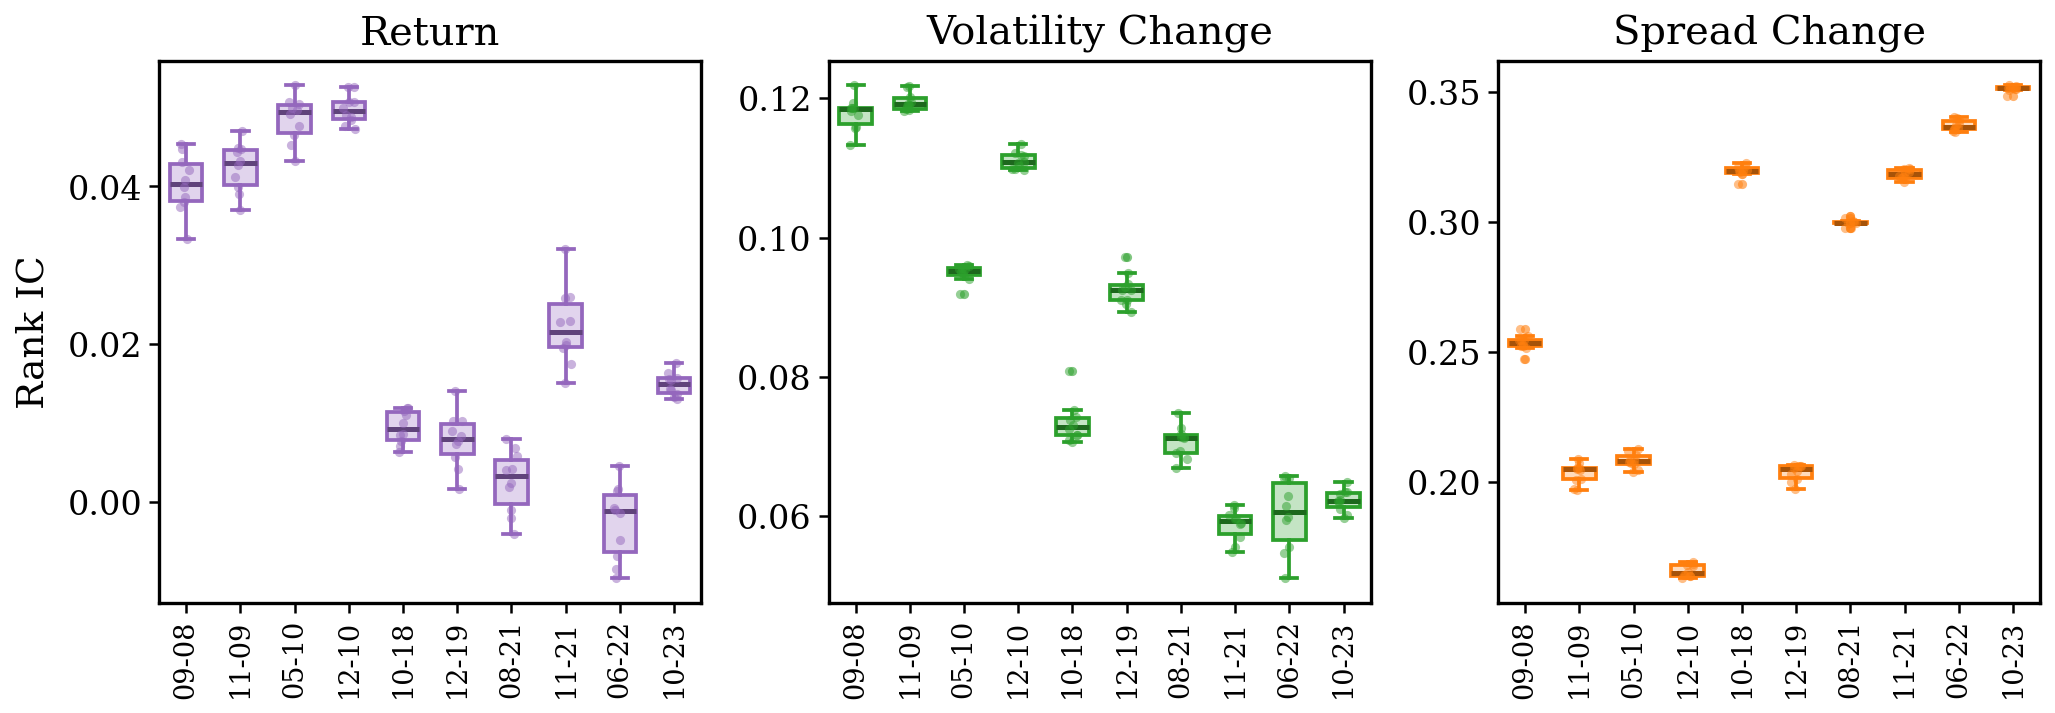

Source code (Python):
"""Seed spread per month, as boxes: is the IC a property of the month or the seed?

One panel per task, and within a panel one BOX PER TRAINING MONTH, each box the
distribution over seeds of that month's head IC. It answers the question by eye
and without an estimator: if the boxes sit far apart and are individually short,
the month moves the number and the seed does not.

A box is drawn only when a month has at least ``--min-seeds`` scored seeds. The
per-month seed counts are PRINTED rather than drawn: a "n=10" under every tick
is nine-tenths redundant ink on a full sweep, and the one case it guards
against -- a half-filled month reading as a tight one -- is caught by the
stdout line, which names every month short of the fullest one on the panel.

THE HEAD, NOT THE PROBE. These runs score head-only (POST_TRAIN_PROBE=0), so
there is no ``xs_ic/<task>`` key to read; ``--readout probe`` still works for an
older tree that has one.

THE CHECKPOINT TREE IS THE GENERATION. Its suffix is the commit the sweep was
submitted at, so generations cannot be mixed by accident, and there is no
default that spans them -- see variance_decomp.py. This defaults to the NEWEST
variance-decomp tree on disk rather than a pinned one, because a figure that
names a fixed tree is how a figure goes stale.

THE RANDOM VIT BESIDE EACH BOX (--random-vit, a second figure). The untrained
floor of Table 1: the three random-init seeds, each a ridge probe on the
six-month pool read at the last token (plots/core/probe_fit_table.py), on the
box's EVAL month -- the month after the training month on the tick. Its three
seeds are drawn as black dots with a bar at their mean, just right of the box.
The two are not the same readout -- the boxes are the trained head, the floor
is a probe -- so the gap reads as "what training bought over an untrained
encoder that a probe can already exploit", the same comparison Table 1 makes.

Usage::

    uv run plots/variance_decomp/variance_decomp_boxes.py
    uv run plots/variance_decomp/variance_decomp_boxes.py --random-vit
    uv run plots/variance_decomp/variance_decomp_boxes.py --ckpt-root <dir>
"""
from __future__ import annotations

import argparse
import sys
from pathlib import Path

import numpy as np
import matplotlib
matplotlib.use("Agg")
import matplotlib.pyplot as plt

_HERE = Path(__file__).resolve().parent
sys.path.insert(0, str(_HERE))
sys.path.insert(0, str(_HERE.parent))

from variance_decomp import collect  # noqa: E402
from style import (  # noqa: E402
    COMPACT_RC_PARAMS,
    SERIES_STYLES,
    WIDTH_FULL,
    apply_style,
    save_figure,
    set_two_decimal_yticks,
)

CKPT_PARENT = Path("lab/market-jepa-checkpoints")
# (checkpoint series, xs_ic task, style key). The style key is what ties this
# figure to the rest of the paper: the panel's colour and its title both come
# from SERIES_STYLES, so a task keeps the hue it has in
# plots/full_data_multihead -- return purple, vol green, spread orange.
TASKS = [
    ("vd_supervised_return", "return_900", "supervised_return"),
    ("vd_supervised_vol_change", "volatility_change_900", "supervised_vol"),
    ("vd_supervised_spread_change", "spread_change_900", "supervised_spread"),
]

# Panel titles come from SERIES_STYLES, except where a panel here is wide
# enough for the name spelled out. The abbreviation exists for the stacked
# rows of plots/full_data_multihead, which are a fifth of the height.
TITLES = {"supervised_vol": "Volatility Change"}


def _mix(color: str, other: str, w: float):
    """``color`` blended ``w`` of the way toward ``other`` in RGB."""
    import matplotlib.colors as mcolors
    a = np.asarray(mcolors.to_rgb(color))
    b = np.asarray(mcolors.to_rgb(other))
    return tuple((1.0 - w) * a + w * b)


def newest_tree(parent: Path) -> Path:
    """The most recently modified variance-decomp checkpoint tree."""
    trees = [p for p in parent.glob("variance-decomp-*") if p.is_dir()]
    if not trees:
        raise SystemExit(f"no variance-decomp-* tree under {parent}")
    return max(trees, key=lambda p: p.stat().st_mtime)


FLOOR_SEEDS = ("randinit_s42", "randinit_s43", "randinit_s44")
FLOOR_ALPHA = 10.0  # probe_fit_table's default ridge alpha


def next_month(ym: str) -> str:
    y, m = int(ym[:4]), int(ym[5:7])
    return f"{y + m // 12:04d}-{m % 12 + 1:02d}"


def load_floor() -> dict:
    """``{task: {eval_month: [ic per seed]}}`` for the Random ViT, read through
    Table 1's own loader so the two can never disagree."""
    sys.path.insert(0, str(_HERE.parent / "core"))
    import probe_fit_table as pft  # noqa: E402
    ics, *_ = pft.load_results(FLOOR_ALPHA)
    out: dict = {}
    for seed in FLOOR_SEEDS:
        for task, by_month in ics.get(seed, {}).items():
            for ym, v in by_month.items():
                out.setdefault(task, {}).setdefault(ym, []).append(v)
    return out


def main() -> None:
    ap = argparse.ArgumentParser(description=__doc__)
    ap.add_argument("--ckpt-root", default=None,
                    help="default: the newest variance-decomp-* tree on disk")
    ap.add_argument("--readout", choices=("head", "probe"), default="head")
    ap.add_argument("--min-seeds", type=int, default=2)
    ap.add_argument("--random-vit", action="store_true",
                    help="draw the Random ViT floor beside each box "
                         "(default out: variance_decomp_boxes_floor.png)")
    ap.add_argument("--minus-random-vit", action="store_true",
                    help="boxes only, each month minus its Random ViT mean, on "
                         "the raw figure's y span "
                         "(default out: variance_decomp_boxes_minus_floor.png)")
    ap.add_argument("--out", default=None)
    a = ap.parse_args()
    if a.random_vit and a.minus_random_vit:
        ap.error("--random-vit and --minus-random-vit are separate figures")
    if a.out is None:
        a.out = str(_HERE / ("variance_decomp_boxes_floor.png" if a.random_vit
                             else "variance_decomp_boxes_minus_floor.png"
                             if a.minus_random_vit
                             else "variance_decomp_boxes.png"))

    root = Path(a.ckpt_root) if a.ckpt_root else newest_tree(CKPT_PARENT)
    # collect() keys its metric as xs_<metric>/<task>; the head lives under
    # xs_ic/head:<task>, so the task name carries the prefix.
    data = collect(root, metric="ic")
    print(f"reading {root}")
    floor = load_floor() if a.random_vit or a.minus_random_vit else {}
    # With the floor beside it a box gives up half its slot: box left of the
    # tick, floor right of it, the tick between the pair.
    box_dx, floor_dx = (-0.18, 0.2) if a.random_vit else (0.0, 0.0)
    missing: list[str] = []

    apply_style(extra=COMPACT_RC_PARAMS)
    fig, axes = plt.subplots(1, 3, figsize=(WIDTH_FULL, WIDTH_FULL * 0.36))
    any_box = False
    short: list[str] = []
    for ax, (series, task, style_key) in zip(axes, TASKS):
        style = SERIES_STYLES[style_key]
        color = style["color"]
        # One hue per panel, three weights of it: a pale fill so the box reads
        # as an interval rather than a bar, the hue itself on the outline and
        # the seed dots, and a darkened hue on the median so it stays legible
        # against the fill.
        fill = _mix(color, "white", 0.72)
        dark = _mix(color, "black", 0.35)
        key = f"head:{task}" if a.readout == "head" else task
        by_month = data.get((series, key)) or {}
        months = sorted(m for m, seeds in by_month.items()
                        if len(seeds) >= a.min_seeds)
        title = TITLES.get(style_key, style["label"])
        if not months:
            ax.set_title(f"{title}\nno months with >= "
                         f"{a.min_seeds} seeds yet")
            ax.set_xticks([])
            continue
        any_box = True
        if a.minus_random_vit:
            # A month with no floor cannot be put on this scale; drop it and
            # say so rather than plot it raw beside subtracted ones.
            lost = [m for m in months
                    if not floor.get(task, {}).get(next_month(m))]
            missing += [f"{style_key} {m}" for m in lost]
            months = [m for m in months if m not in lost]
            raw = [v for m in months for v in by_month[m].values()]
            base = {m: float(np.mean(floor[task][next_month(m)]))
                    for m in months}
            vals = [[by_month[m][s] - base[m] for s in sorted(by_month[m])]
                    for m in months]
        else:
            vals = [[by_month[m][s] for s in sorted(by_month[m])]
                    for m in months]
        pos = [i + box_dx for i in range(1, len(months) + 1)]
        bp = ax.boxplot(vals, positions=pos,
                        widths=0.32 if a.random_vit else 0.6,
                        patch_artist=True,
                        medianprops=dict(color=dark, lw=1.2),
                        whiskerprops=dict(color=color, lw=0.9),
                        capprops=dict(color=color, lw=0.9),
                        flierprops=dict(marker="o", ms=2.2, mfc=color,
                                        mec="none", alpha=0.6))
        for patch in bp["boxes"]:
            patch.set(facecolor=fill, edgecolor=color, lw=0.9)
        # Every seed as a dot: a box over ten points hides how they stack.
        for i, v in enumerate(vals, start=1):
            jitter = (np.random.RandomState(i).rand(len(v)) - 0.5) * (
                0.12 if a.random_vit else 0.22)
            ax.plot(i + box_dx + jitter, v, "o", ms=2.2, color=color,
                    alpha=0.5, mec="none", zorder=3)
        if a.random_vit:
            fc = SERIES_STYLES["randinit"]["color"]
            for i, m in enumerate(months, start=1):
                fv = floor.get(task, {}).get(next_month(m))
                if not fv:
                    missing.append(f"{style_key} {m}")
                    continue
                x = i + floor_dx
                ax.plot([x - 0.1, x + 0.1], [np.mean(fv)] * 2, color=fc,
                        lw=1.2, zorder=4)
                ax.plot(x + np.linspace(-0.05, 0.05, len(fv)), fv, "o",
                        ms=2.2, color=fc, alpha=0.6, mec="none", zorder=4)
            ax.set_xlim(0.45, len(months) + 0.55)
        ax.set_xticks(range(1, len(months) + 1))
        # MM-YY, and vertical: nine of them share a panel a little over two
        # inches wide, so anything rotated less than 90 degrees either overlaps
        # its neighbour or eats the height the boxes need.
        ax.set_xticklabels([f"{m[5:7]}-{m[2:4]}" for m in months],
                           rotation=90, fontsize=6.5)
        ax.tick_params(axis="both", length=2.5, width=0.6, pad=1.5)
        ax.set_title(title, pad=4)
        # nbins=5 is a CEILING on intervals and this ladder has no step
        # between 0.02 and 0.05, so 4 would round the spread panel up to a
        # 0.1 step -- two ticks, and the only panel labelled to one decimal.
        if a.minus_random_vit:
            # THE RAW FIGURE'S Y SPAN, re-centred. Autoscaling would stretch
            # the subtracted boxes to fill the panel and hide the very
            # reduction this figure exists to show; same span means the
            # same inches per unit of IC as variance_decomp_boxes.png.
            lo, hi = min(raw), max(raw)
            pad = 0.05 * (hi - lo)
            flat = [v for vs in vals for v in vs]
            mid = 0.5 * (min(flat) + max(flat))
            half = 0.5 * (hi - lo) + pad
            ax.set_ylim(mid - half, mid + half)
            ax.axhline(0.0, color=SERIES_STYLES["randinit"]["color"],
                       lw=0.7, ls="--", zorder=1)
        set_two_decimal_yticks(ax, nbins=5)
        full = max(len(by_month[m]) for m in months)
        short += [f"{style_key} {m} n={len(by_month[m])}"
                  for m in months if len(by_month[m]) < full]
    # No x axis label: the ticks are months and read as months, and the panel
    # is too short to spend a line of height saying so. --readout is not in the
    # y label either -- it is a switch, not a fact about the figure, and the
    # default is the only readout these runs have.
    axes[0].set_ylabel("Rank IC $-$ Random ViT" if a.minus_random_vit
                       else "Rank IC")
    if a.random_vit:
        from matplotlib.lines import Line2D
        fig.legend(handles=[Line2D([], [], color=SERIES_STYLES["randinit"]["color"],
                                   marker="o", ms=2.5, lw=1.2,
                                   label="Random ViT (3 seeds, mean bar)")],
                   loc="lower center", ncol=1, frameon=False,
                   bbox_to_anchor=(0.5, -0.01))
        fig.tight_layout(rect=(0, 0.06, 1, 1))
    else:
        fig.tight_layout()
    if missing:
        print("  no Random ViT for: " + "; ".join(missing))
    out = save_figure(fig, a.out)
    if short:
        print("  partial months (fewer seeds than the fullest on the panel): "
              + "; ".join(short))
    n = sum(len(data.get((s, f"head:{t}" if a.readout == "head" else t)) or {})
            for s, t, _ in TASKS)
    print(f"wrote {', '.join(str(o) for o in out)} "
          f"({'no boxes yet' if not any_box else str(n) + ' month-series'})")


if __name__ == "__main__":
    main()
